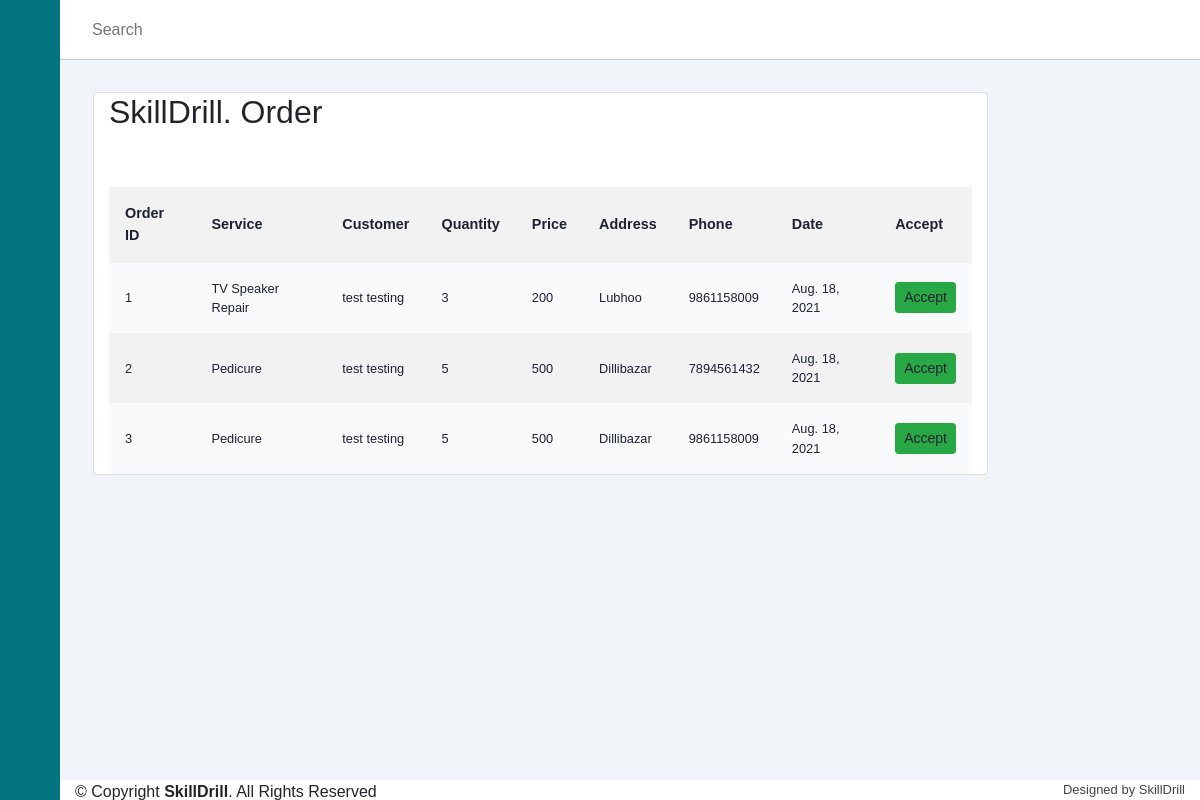
Before: /dashboard/weborder/ with the older database file.
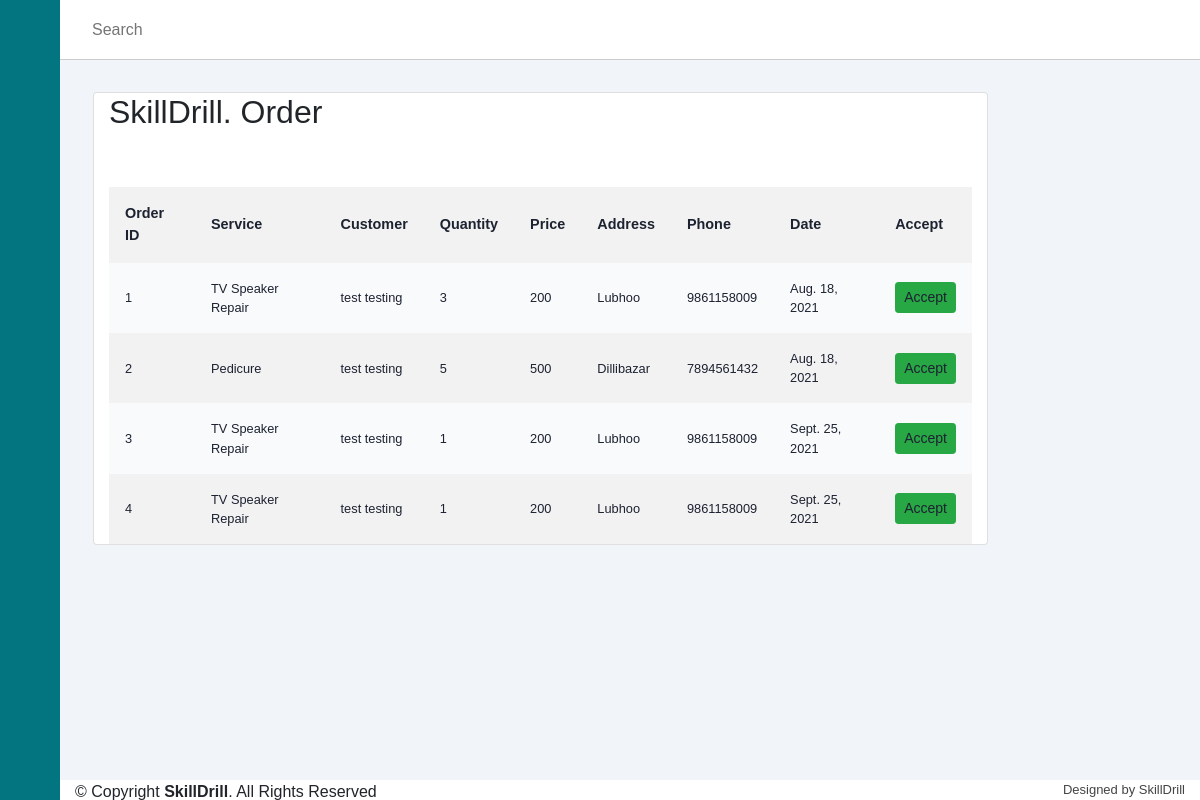
After: the same page with the newer database file.
### locations/models.py (models this page shows, shortened)
class Order(models.Model):
    service = models.ForeignKey(Services, on_delete=models.CASCADE)
    customer = models.ForeignKey(Customer, on_delete=models.CASCADE)
    quantity = models.IntegerField(default=1)
    price = models.IntegerField()
    address = models.CharField(max_length=50, default='', blank=True)
    phone = models.CharField(max_length=50, default="", blank=True)
    date = models.DateField(default=datetime.datetime.today)

class Services(models.Model):
    category = models.ForeignKey(Category, null=True, on_delete=models.CASCADE, related_name="rel_cat")
    title = models.CharField(max_length=200)
    charge = models.IntegerField()
    time = models.IntegerField(null=True)
    description = models.CharField(max_length=2000, null=True)
    professional = models.CharField(max_length=100)  # Todo: Many to Many
    location = models.ManyToManyField(Location, related_name="services")
    def __str__(self):
        return f"{self.title}"

### customers/models.py (models this page shows, shortened)
class Customer(models.Model):
    first_name = models.CharField(max_length=50)
    last_name = models.CharField(max_length=50)
    phone = models.CharField(max_length=15)
    email = models.EmailField()
    password = models.CharField(max_length=500)
    def __str__(self):
        return f"{self.first_name} {self.last_name}"

### adminpanel/views.py (the view)
# urls.py: path('weborder/', weborderView.as_view(), name='weborder'),
class weborderView(ListView):
    model = Order
    template_name = 'weborder/weborder.html'

### adminpanel/templates/weborder/weborder.html (shortened to what this page needs)
{% extends "adminlayout.html" %}
{% load static %}
{% load crispy_forms_tags %}
{% block body %}
 <div class="main-content">
     <main>
       <div class="row">
            <div class="col-md-10 card mb-4  mt-3 left top">
                <h2>SkillDrill. Order</h2>
              <table class="table-striped container mt-5 ">
                <tr>
                    <th>Order ID</th>
                    <th>Service</th>
                    <th>Customer</th>
                    <th>Quantity</th>
                    <th>Price</th>
                    <th>Address</th>
                    <th>Phone</th>
                    <th>Date</th>
                    <th>Accept</th>
                </tr>
                {% for order in order_list %}
                <tr class="">
                    <td> {{ order.pk }} </td>
                    <td> {{ order.service }} </td>
                    <td>{{ order.customer }} </td>
                    <td> {{ order.quantity }} </td>
                    <td> {{ order.price }} </td>
                    <td>{{ order.address }} </td>
                    <td> {{ order.phone }} </td>
                    <td>{{ order.date }}</td>
                    <td>
                        <a class="btn btn-sm btn-success ">Accept</a>
                    </td>
                </tr>
                    {% endfor %}
                </table>
            </div>
          </div>
     </main>
 </div>
{% endblock %}

Changed rows visible on the page:
changed Order id 3: service "Pedicure" → "TV Speaker Repair"; quantity "5" → "1"; price "500" → "200"; address "Dillibazar" → "Lubhoo"; date "Aug. 18, 2021" → "Sept. 25, 2021"
added Order: pk "4", service "TV Speaker Repair", customer "test testing", quantity "1", price "200", address "Lubhoo", phone "9861158009", date "Sept. 25, 2021"
